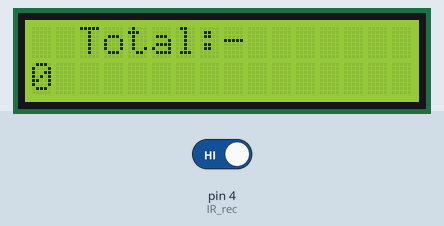
This sketch was run on a simulated Arduino Uno, built with avr-gcc and run on an emulated ATmega328P. Parts: 16×2 character LCD. The inputs (shaded band) are chosen by the test bench; at power-on: pin 4 (IR_rec) HIGH. What the sketch prints to the serial monitor is not drawn.

Above: at 1.2 s.
1.3 s: pin 4 (IR_rec) driven LOW
At 2.8 s:
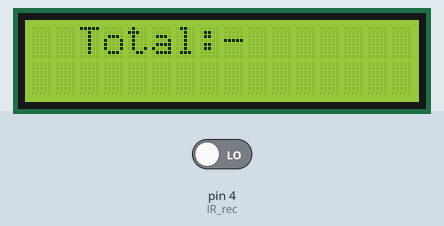
3.1 s: pin 4 (IR_rec) driven HIGH
At 3.5 s:
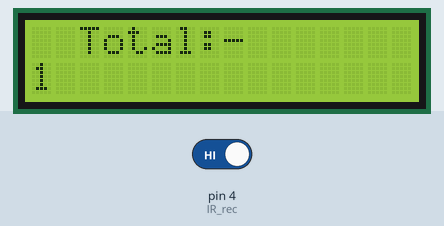
Timing chart, 0 to 6.1 s (numbered marks = the images above; inputs shaded):
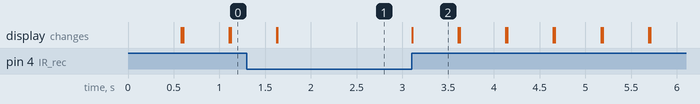

Measured:
- after the input at 1.3 s, the display: first differs from a run without the input after 0.33 s (image 1)
- after the input at 3.1 s, the display: changes at once (image 2)
- what the display in image 2 shows lasts 0.5 s, from 3.1 s to 3.6 s

The sketch:

TASK2_copy_20250410125341.ino
```cpp
#include <LiquidCrystal_I2C.h>


#define IR_rec 4
int count=0;

LiquidCrystal_I2C lcd(0*27, 16 , 2);

void setup() {
  // put your setup code here, to run once:
  Serial.begin(9600);
  lcd.init();
  lcd.backlight();
  lcd.setCursor(0,0);
  pinMode(IR_rec,INPUT);
}

void loop() {
  // put your main code here, to run repeatedly:
  lcd.setCursor(2,0);
  lcd.print("Total:-");
  // digitalWrite(IR_rec,HIGH);
  if(digitalRead(IR_rec)==LOW){
    count++;
    while(digitalRead(IR_rec)==LOW){

    }
  }

  Serial.println(count);
  lcd.setCursor(2,0);
  lcd.print("Total:-");
  lcd.setCursor(0,2);
  lcd.print(count);
  delay(500);
  lcd.clear();


}
```
